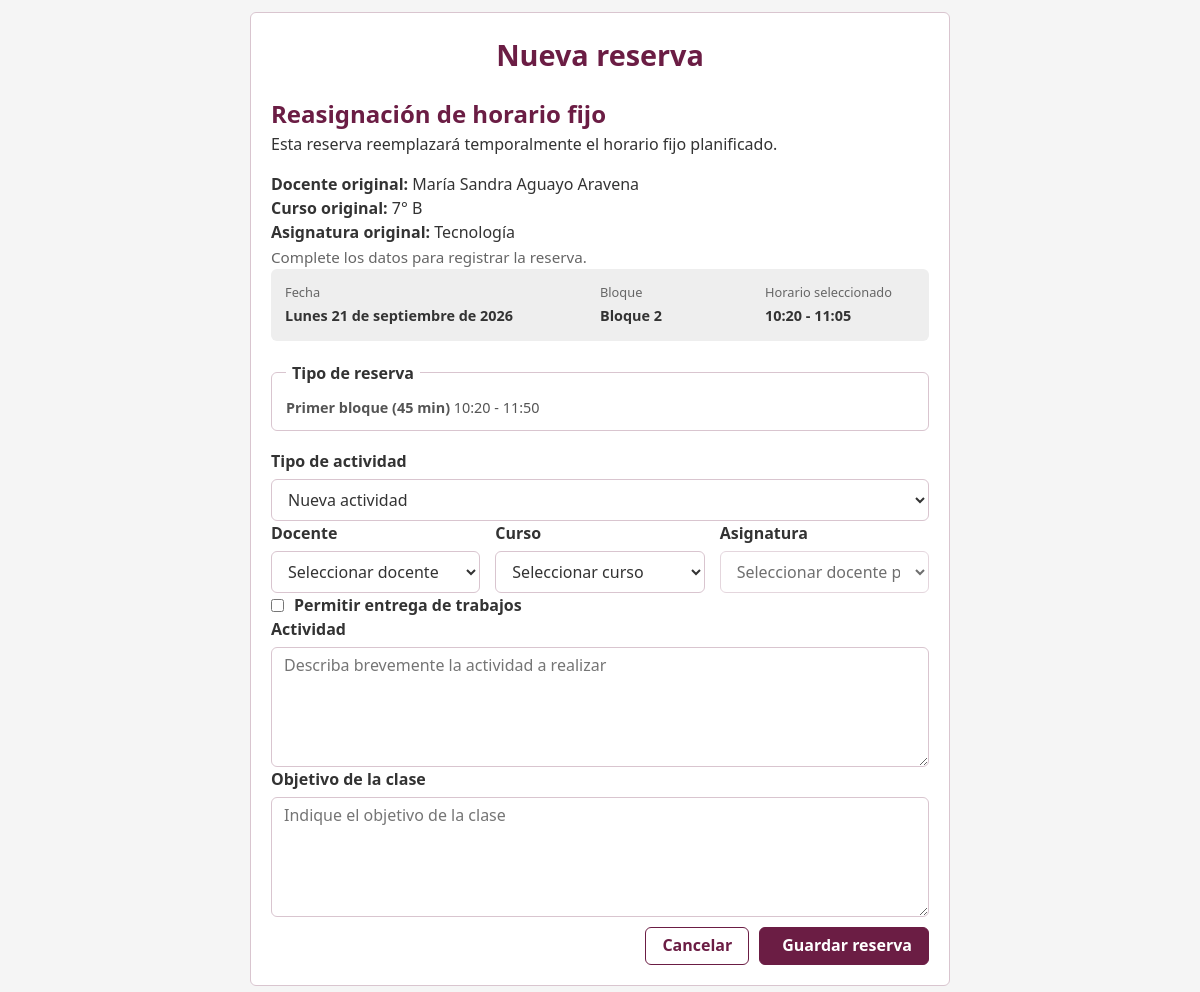
Page /modules/reservas/agregar.php?modo=reasignar&horario_fijo_ocurrencia_id=1086 (signed in) on the committed database.
### tables this page shows
CREATE TABLE `horarios_fijos_ocurrencias` (
  `id` int(11) NOT NULL,
  `horario_fijo_id` int(10) UNSIGNED NOT NULL,
  `fecha` date NOT NULL,
  `estado` enum('pendiente','utilizada','no_utilizada','reasignada') NOT NULL DEFAULT 'pendiente',
  `docente_id` int(11) DEFAULT NULL,
  `curso_id` int(11) DEFAULT NULL,
  `asignatura_id` int(11) DEFAULT NULL,
  `usuario_id` int(11) DEFAULT NULL,
  `observaciones` text DEFAULT NULL,
  `fecha_confirmacion` datetime DEFAULT NULL,
  `reserva_id` int(11) DEFAULT NULL
);

CREATE TABLE `cursos` (
  `id` int(11) NOT NULL,
  `nombre_curso` varchar(10) NOT NULL DEFAULT '',
  `modalidad` enum('asignatura','taller') DEFAULT 'asignatura'
);

CREATE TABLE `asignaturas` (
  `id` int(11) NOT NULL,
  `asignatura_nombre` varchar(50) NOT NULL,
  `modalidad` enum('asignatura','taller') DEFAULT 'asignatura',
  `activo` tinyint(1) DEFAULT NULL
);

CREATE TABLE `bloques` (
  `id` int(11) NOT NULL,
  `numero_bloque` int(11) NOT NULL,
  `hora_inicio` time NOT NULL,
  `hora_termino` time NOT NULL
);

CREATE TABLE `horarios_fijos` (
  `id` int(10) UNSIGNED NOT NULL,
  `dia_semana` tinyint(3) UNSIGNED NOT NULL,
  `bloque_id` int(11) NOT NULL,
  `tipo` enum('completo','sub1','sub2') NOT NULL,
  `docente_id` int(11) NOT NULL,
  `curso_id` int(11) NOT NULL,
  `asignatura_id` int(11) NOT NULL,
  `activo` tinyint(1) NOT NULL DEFAULT 1,
  `fecha_inicio` date NOT NULL,
  `fecha_fin` date DEFAULT NULL,
  `observaciones` text DEFAULT NULL,
  `modalidad` enum('asignatura','taller') DEFAULT NULL
);

### includes/reservas_funciones.php (called while the page is built, shortened)
<?php
function formatearFechaLarga(string $fecha): string
{
    $dias = [
        'Sunday'    => 'Domingo',
        'Monday'    => 'Lunes',
        'Tuesday'   => 'Martes',
        'Wednesday' => 'Miércoles',
        'Thursday'  => 'Jueves',
        'Friday'    => 'Viernes',
        'Saturday'  => 'Sábado'
    ];
    $meses = [
        1 => 'enero',
        2 => 'febrero',
        3 => 'marzo',
        4 => 'abril',
        5 => 'mayo',
        6 => 'junio',
        7 => 'julio',
        8 => 'agosto',
        9 => 'septiembre',
        10 => 'octubre',
        11 => 'noviembre',
        12 => 'diciembre'
    ];
    $timestamp = strtotime($fecha);
    return sprintf(
        '%s %02d de %s de %d',
        $dias[date('l', $timestamp)],
        date('d', $timestamp),
        $meses[(int)date('n', $timestamp)],
        date('Y', $timestamp)
    );
}
function obtenerBloque(
    mysqli $conexion,
    int $bloqueId
): ?array {
    $sql = "
        SELECT
            id,
            numero_bloque,
            hora_inicio,
            hora_termino
        FROM bloques
        WHERE id = ?
    ";
    $stmt = $conexion->prepare($sql);
    $stmt->bind_param(
        "i",
        $bloqueId
    );
    $stmt->execute();
    $resultado = $stmt->get_result();
    $bloque = $resultado->fetch_assoc();
    return $bloque ?: null;
}
function obtenerHorarioReserva(
    array $bloque,
    string $tipoReserva
): string {
    $horaInicio = substr($bloque['hora_inicio'], 0, 5);
    $horaTermino = substr($bloque['hora_termino'], 0, 5);
    $inicio = strtotime($bloque['hora_inicio']);
    $termino = strtotime($bloque['hora_termino']);
    $horaMedia = date(
        'H:i',
        $inicio + (($termino - $inicio) / 2)
    );
    switch ($tipoReserva) {
        case 'sub1':
            return $horaInicio . ' - ' . $horaMedia;
        case 'sub2':
            return $horaMedia . ' - ' . $horaTermino;
        default:
            return $horaInicio . ' - ' . $horaTermino;
    }
}
?>
<?php
function obtenerOcurrenciaHorarioFijo(
    mysqli $conexion,
    int $ocurrenciaId
): ?array {
    $sql = "
        SELECT
            hfo.id,
            hfo.horario_fijo_id,
            hfo.fecha,
            hfo.estado,
            hfo.docente_id,
            hfo.curso_id,
            hfo.asignatura_id,
            hfo.usuario_id,
            hfo.reserva_id,
            hfo.observaciones,
            hfo.fecha_confirmacion,
            hf.bloque_id,
            hf.tipo,
            hf.modalidad,
            b.numero_bloque,
            b.hora_inicio,
            b.hora_termino,
            CONCAT(d.nombres, ' ', d.apellidos) AS docente,
            c.nombre_curso,
            a.asignatura_nombre
        FROM horarios_fijos_ocurrencias hfo
        INNER JOIN horarios_fijos hf
            ON hf.id = hfo.horario_fijo_id
        INNER JOIN bloques b
            ON b.id = hf.bloque_id
        INNER JOIN docentes d
            ON d.id = hfo.docente_id
        INNER JOIN cursos c
            ON c.id = hfo.curso_id
        INNER JOIN asignaturas a
            ON a.id = hfo.asignatura_id
        WHERE hfo.id = ?
        LIMIT 1
    ";
    $stmt = $conexion->prepare($sql);
    $stmt->bind_param(
        "i",
        $ocurrenciaId
    );
    $stmt->execute();
    $resultado = $stmt->get_result();
    $ocurrencia = $resultado->fetch_assoc();
    return $ocurrencia ?: null;
}

### modules/reservas/agregar.php (the view, shortened to what this page needs)
<?php
require_once '../../config/database.php';
require_once '../../includes/reservas_funciones.php';
$modo = $_GET['modo'] ?? 'normal';
$ocurrenciaId = isset($_GET['horario_fijo_ocurrencia_id'])
    ? (int) $_GET['horario_fijo_ocurrencia_id']
    : 0;
$fecha = $_GET['fecha'] ?? '';
$bloqueId = isset($_GET['bloque'])
    ? (int) $_GET['bloque']
    : 0;
$tipoReserva = $_GET['tipo'] ?? 'completo';
$ocurrenciaHorarioFijo = null;
if ($modo === 'reasignar') {
    $ocurrenciaHorarioFijo =
        obtenerOcurrenciaHorarioFijo(
            $conexion,
            $ocurrenciaId
        );
    $fecha = $ocurrenciaHorarioFijo['fecha'];
    $bloqueId =
        (int) $ocurrenciaHorarioFijo['bloque_id'];
    $tipoReserva =
        $ocurrenciaHorarioFijo['tipo'];
} else {
    if ($fecha === '' || $bloqueId <= 0) {
        die('Parámetros inválidos.');
    }
}
$bloque = obtenerBloque(
    $conexion,
    $bloqueId
);
$horaInicio = substr($bloque['hora_inicio'], 0, 5);
$horaTermino = substr($bloque['hora_termino'], 0, 5);
$horario = obtenerHorarioReserva(
    $bloque,
    $tipoReserva
);
?>
<link rel="stylesheet" href="../../assets/css/estilos.css">
<link rel="stylesheet" href="../../assets/css/botones.css">
<link rel="stylesheet" href="../../assets/css/formularios.css">
<link rel="stylesheet" href="../../assets/css/tablas.css">
<link rel="stylesheet" href="../../assets/css/reservas.css">
<link rel="stylesheet" href="../../assets/css/agenda_mockup.css">
<div class="contenedor-formulario">
    <h1>Nueva reserva</h1>
    <?php if ($modo === 'reasignar'): ?>
        <div class="agenda-reasignacion">
            <h2>Reasignación de horario fijo</h2>
            <p>
                Esta reserva reemplazará temporalmente
                el horario fijo planificado.
            </p>
            <div class="agenda-reasignacion-datos">
                <div>
                    <strong>Docente original:</strong>
                    <?= htmlspecialchars(
                        $ocurrenciaHorarioFijo['docente']
                    ); ?>
                </div>
                <div>
                    <strong>Curso original:</strong>
                    <?= htmlspecialchars(
                        $ocurrenciaHorarioFijo['nombre_curso']
                    ); ?>
                </div>
                <div>
                    <strong>Asignatura original:</strong>
                    <?= htmlspecialchars(
                        $ocurrenciaHorarioFijo['asignatura_nombre']
                    ); ?>
                </div>
            </div>
        </div>
    <?php endif; ?>
    <p class="agenda-subtitulo">
        Complete los datos para registrar la reserva.
    </p>
    <form
        action="guardar.php"
        method="post"
        autocomplete="off" class="agenda-form">
        <div class="grupo-formulario">
            <div class="agenda-resumen-seleccion">
                <div class="agenda-resumen-item">
                    <span class="agenda-resumen-label">
                        Fecha
                    </span>
                    <strong>
                        <?= formatearFechaLarga($fecha); ?>
                    </strong>
                </div>
                <div class="agenda-resumen-item">
                    <span class="agenda-resumen-label">
                        Bloque
                    </span>
                    <strong>
                        Bloque <?= $bloque['numero_bloque']; ?>
                    </strong>
                </div>
                <div class="agenda-resumen-item">
                    <span class="agenda-resumen-label">
                        Horario seleccionado
                    </span>
                    <strong>
                        <?= htmlspecialchars($horario); ?>
                    </strong>
                </div>
            </div>
            <fieldset class="agenda-tipo-reserva">
                <legend>Tipo de reserva</legend>
                <?php if ($modo === 'reasignar'): ?>
                    <div class="agenda-reserva-info">
                        <strong>
                            <?php
                            if ($tipoReserva === 'completo') {
                                echo 'Bloque completo';
                            } elseif ($tipoReserva === 'sub1') {
                                echo 'Primer bloque (45 min)';
                            } elseif ($tipoReserva === 'sub2') {
                                echo 'Segundo bloque (45 min)';
                            }
                            ?>
                        </strong>
                        <span>
                            <?= htmlspecialchars($horaInicio); ?>
                            -
                            <?= htmlspecialchars($horaTermino); ?>
                        </span>
                    </div>
                <?php endif; ?>
            </fieldset>
            <div class="grupo-formulario">
                <label for="tipo_actividad">
                    Tipo de actividad
                </label>
                <select
                    id="tipo_actividad"
                    name="tipo_actividad"
                    required>
                    <option value="nueva">
                        Nueva actividad
                    </option>
                </select>
            </div>
            <div class="agenda-form-grid">
                <div class="grupo-formulario">
                    <label for="docente">
                        Docente
                    </label>
                    <select
                        id="docente_id"
                        name="docente_id"
                        required>
                        <option value="">
                            Seleccionar docente
                        </option>
                    </select>
                </div>
                <div class="grupo-formulario">
                    <label for="curso_id">
                        Curso
                    </label>
                    <select
                        id="curso_id"
                        name="curso_id"
                        required>
                        <option value="">
                            Seleccionar curso
                        </option>
                    </select>
                </div>
                <div class="grupo-formulario">
                    <label for="asignatura">
                        Asignatura
                    </label>
                    <select
                        id="asignatura_id"
                        name="asignatura_id"
                        required
                        disabled>
                        <option value="">
                            Seleccionar docente primero
                        </option>
                    </select>
                </div>
            </div>
            <div class="agenda-entrega">
                <div class="grupo-checkbox">
                    <label>
                        <input
                            type="checkbox"
                            id="permite_entrega"
                            name="permite_entrega"
                            value="1">
                        Permitir entrega de trabajos
                    </label>
                </div>
            </div>
            <div class="grupo-formulario agenda-form-actividad">
                <label for="actividad">
                    Actividad
                </label>
                <textarea
                    id="actividad"
                    name="actividad"
                    rows="3"
                    maxlength="150"
                    placeholder="Describa brevemente la actividad a realizar"></textarea>
            </div>
            <div class="grupo-formulario agenda-form-objetivo">
                <label for="objetivo_clase">
                    Objetivo de la clase
                </label>
                <textarea
                    id="objetivo_clase"
                    name="objetivo_clase"
                    rows="3"
                    placeholder="Indique el objetivo de la clase"></textarea>
            </div>
            <div class="botones">
                <a
                    href="agenda.php"
                    class="btn btn-secundario">
                    Cancelar
                </a>
                <button
                    type="submit"
                    class="btn btn-primario">
                    Guardar reserva
                </button>
            </div>
    </form>
</div>

### rows in the picture
horarios_fijos_ocurrencias: curso.nombre_curso "7° B", asignatura.asignatura_nombre "Tecnología", fecha "Lunes 21 de septiembre de 2026", horario_fijo.hora_termino "10:20 - 11:05"
bloques: numero_bloque "2", hora_inicio "10:20", hora_termino "11:50"

### other values in the picture
$ocurrenciaHorarioFijo['docente'] "María Sandra Aguayo Aravena"
